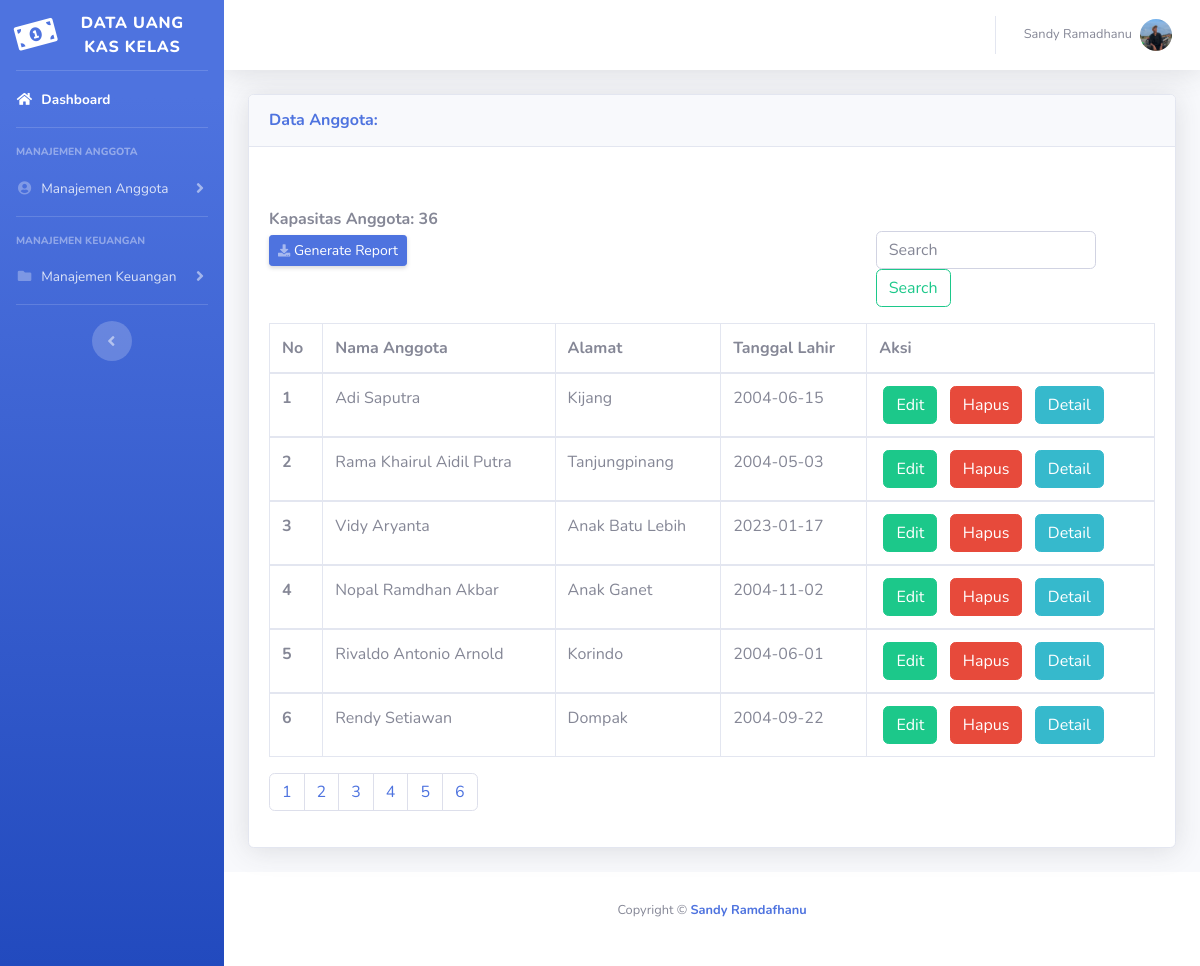
The app's page /daftar_anggota.php (signed in) with its own data.
### tables this page shows
CREATE TABLE `anggota` (
  `id` int(25) NOT NULL,
  `nama` varchar(120) NOT NULL,
  `alamat` varchar(200) NOT NULL,
  `umur` varchar(200) NOT NULL,
  `level_kas` varchar(200) NOT NULL
);

### daftar_anggota.php (the view, shortened to what this page needs)
<?php
include 'config/koneksi.php';
 ?>
<!DOCTYPE html>
<html lang="en">
<head>
  <link href="vendor/fontawesome-free/css/all.min.css" rel="stylesheet" type="text/css">
  <link href="css/sb-admin-2.min.css" rel="stylesheet">
</head>
<body id="page-top">
  <div id="wrapper">
    <ul class="navbar-nav bg-gradient-primary sidebar sidebar-dark accordion" id="accordionSidebar">
      <a class="sidebar-brand d-flex align-items-center justify-content-center" href="index.php">
        <div class="sidebar-brand-icon rotate-n-15">
          <i class="fas fa-money-bill-alt"></i>
        </div>
        <div class="sidebar-brand-text mx-3">Data Uang Kas Kelas</div>
      </a>
      <hr class="sidebar-divider my-0">
      <li class="nav-item active">
        <a class="nav-link" href="index.php">
          <i class="fas fa-fw fa-home"></i>
          <span>Dashboard</span></a>
      </li>
      <hr class="sidebar-divider">
      <div class="sidebar-heading">
        Manajemen Anggota
      </div>
      <li class="nav-item">
        <a class="nav-link collapsed" href="#" data-toggle="collapse" data-target="#collapseTwo" aria-expanded="true" aria-controls="collapseTwo">
          <i class="fas fa-fw fa-user-circle"></i>
          <span>Manajemen Anggota</span>
        </a>
      </li>
      <hr class="sidebar-divider">
      <div class="sidebar-heading">
        Manajemen Keuangan
      </div>
      <li class="nav-item">
        <a class="nav-link collapsed" href="#" data-toggle="collapse" data-target="#collapseUtilities" aria-expanded="true" aria-controls="collapseUtilities">
          <i class="fas fa-fw fa-folder"></i>
          <span>Manajemen Keuangan</span>
        </a>
      </li>
      <hr class="sidebar-divider d-none d-md-block">
      <div class="text-center d-none d-md-inline">
        <button class="rounded-circle border-0" id="sidebarToggle"></button>
      </div>
    </ul>
    <div id="content-wrapper" class="d-flex flex-column">
      <div id="content">
        <nav class="navbar navbar-expand navbar-light bg-white topbar mb-4 static-top shadow">
          <ul class="navbar-nav ml-auto">
            <?php
          $pass = $_SESSION['password'];
          $sss = mysqli_query($conn, "select * from admin where password = '$pass'");
          $rrr = mysqli_fetch_array($sss);
          if($sss){
             ?>
            <li class="nav-item dropdown no-arrow">
              <a class="nav-link dropdown-toggle" href="#" id="userDropdown" role="button" data-toggle="dropdown" aria-haspopup="true" aria-expanded="false">
                <span class="mr-2 d-none d-lg-inline text-gray-600 small"><?php echo $rrr['nama']; ?></span>
                <img class="img-profile rounded-circle" src="img/<?php echo $rrr['foto']; ?>" alt="profile">
              </a>
            </li>
            <?php
}
             ?>
          </ul>
        </nav>
        <div class="container-fluid">
                        <div class="card shadow mb-4">
                          <div class="card-header py-3 d-flex flex-row align-items-center justify-content-between">
             <h6 class="m-0 font-weight-bold text-primary">Data Anggota:</h6>
                          </div>
                          <div class="card-body">
                            <?php
                            $hal= 6;
                            $page = (isset($_GET['page'])) ? (int)$_GET['page'] : 1;
                            $start = ($page - 1) * $hal;
                            $kap = $hal * $hal;
                             ?>
                             <div class="row mt-3">
                             <div class="col-md-8  mt-4">
                     <h7 class="m-0 font-weight-bold">Kapasitas Anggota: <?php echo $kap; ?></h7><br>
                     <a href="export_anggota.php" class="d-none d-sm-inline-block btn btn-sm btn-primary shadow-sm mt-1"><i class="fas fa-download fa-sm text-white-50"></i> Generate Report</a>
                             </div>
                             <div class="col-md-4 mt-5 ">
                               <form class="form-inline my-2 my-lg-0" action="cari_anggota.php" method="get" name='cari'>
                                     <input class="form-control mr-sm-2" type="search" placeholder="Search" aria-label="Search" name='cari'  required>
                                     <button class="btn btn-outline-success my-2 my-sm-0" type="submit">Search</button>
                                   </form>
                             </div>
                             </div>
                             <div class="table-responsive service">
                             <table class="table table-bordered table-hover  mt-3 text-nowrap css-serial">
                             <thead>
                               <tr>
                                 <th scope="col">No</th>
                                 <th scope="col">Nama Anggota</th>
                                 <th scope="col">Alamat</th>
                                 <th scope="col">Tanggal Lahir</th>
                                 <th scope="col">Aksi</th>
                                </tr>
                             </thead>
                             <?php
                             if(isset($_GET['cari'])){
                              $cari=mysqli_real_escape_string($conn, $_GET['cari']);
                              $brg=mysqli_query($conn, "select * from anggota where id like '%".$cari."%' or nama like '%".$cari."%' or alamat like '%".$cari."%' ");
                           if(mysqli_num_rows($brg) > 0){
                                   echo "<div class='col-md-10 col-sm-12 col-xs-12 ml-5'>";
                                   echo "<div class='alert alert-primary mt-4 ml-5' role='alert'>";
                                   echo "<p><center>Data Yang Anda Cari  Ditemukan</center></p>";
                                   echo   "</div>";
                                   echo "</div>";
                           }else{
                                 echo "<div class='col-md-10 col-sm-12 col-xs-12 ml-5'>";
                                 echo "<div class='alert alert-danger mt-4 ml-5' role='alert'>";
                                 echo "<p><center>$cari Yang Anda Cari Tidak Ditemukan</center></p>";
                                 echo   "</div>";
                                 echo "</div>";
                           }
                            }else{
                              $brg=mysqli_query($conn, "select * from anggota limit $start, $hal");
                            }
                           if(mysqli_num_rows($brg)){
                                while($row = mysqli_fetch_array($brg)){
                                ?>
                             <tbody>
                               <tr>
                                 <th scope="row"><?php echo $row['id'] ?></th>
                                 <td><?php echo $row['nama'] ?></td>
                                 <td><?php echo $row['alamat'] ?></td>
                                 <td><?php echo $row['umur'] ?></td>
                                 <td>&nbsp;<a href="edit_anggota.php?id=<?php echo $row['id']; ?>"><button type="button" class="btn btn-success">Edit</button></a> &nbsp; <a href="hapus_anggota.php?id=<?php echo $row['id']; ?>"><button type="button" class="btn btn-danger">Hapus</button></a> &nbsp; <a href="detail_anggota.php?id=<?php echo $row['id']; ?>"><button type="button" class="btn btn-info">Detail</button></a></td>
                               </tr>
                             </tbody>
                           <?php }}elseif(mysqli_num_rows($brg) <= 0 AND !$cari){
                                   echo "<div class='col-md-10 col-sm-12 col-xs-12 ml-5'>";
                                   echo "<div class='alert alert-danger mt-4 ml-5' role='alert'>";
                                   echo "<p><center>Data Anda Masih Kosong</center></p>";
                                   echo "</div>";
                                   echo "</div>";
                           } ?>
                           </table>
                           <nav aria-label="Page navigation example">
                           <ul class="pagination">
                             <?php
                             for($x=1;$x<=$hal ;$x++){
                               ?>
                               <li class="page-item"><a class="page-link" href="?page=<?php echo $x ?>"><?php echo $x ?></a></li>
                               <?php
                             }
                             ?>
                           </ul>
                           </nav>
                           </div>
                          </div>
                        </div>
        </div>
      </div>
      <footer class="sticky-footer bg-white">
        <div class="container my-auto">
          <div class="copyright text-center my-auto">
          <span><p class="mb-1">Copyright &copy; <a href="https://www.instagram.com/sandy_artz/" style="text-decoration: none;"><b>Sandy Ramdafhanu</b></a></p></span><br>
          </div>
        </div>
      </footer>
    </div>
  </div>
</body>
</html>

### records on screen
anggota: id "1", nama "Adi Saputra", alamat "Kijang", umur "2004-06-15"
anggota: id "2", nama "Rama Khairul Aidil Putra", alamat "Tanjungpinang", umur "2004-05-03"
anggota: id "3", nama "Vidy Aryanta", alamat "Anak Batu Lebih", umur "2023-01-17"
anggota: id "4", nama "Nopal Ramdhan Akbar", alamat "Anak Ganet", umur "2004-11-02"
anggota: id "5", nama "Rivaldo Antonio Arnold", alamat "Korindo", umur "2004-06-01"
anggota: id "6", nama "Rendy Setiawan", alamat "Dompak", umur "2004-09-22"

### other values on screen
$rrr['nama'] "Sandy Ramadhanu"
$kap "36"
